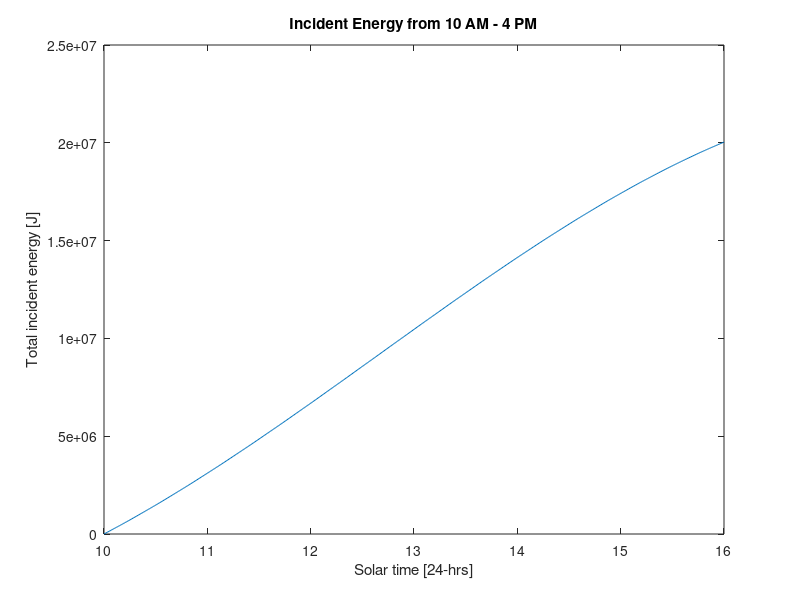

MATLAB code for this plot: (Note: this script raises an error after producing the figure.)
%% Task 2
% Problem statement:
%     surface azimuth, zeta = 200 deg.
%     tilt angle, eps = 36 deg.
%     day = 4/30/2018
%     time =10 AM to 4:00PM = 10.00 - 16.00 hrs
% *All sin/cos/tan and angle entries/calcs are in degrees

%% Initializing constants
lamb = 37.9;
zeta = 200;
eps = 36;
t = linspace(10.00, 16.00, 601); %Solar time, [hrs (decimal)]
d = 120;
A = 1310; %[W/m^2]
B = 0.18; %Unitless

%% Intermediate Calculations
a = 15*(t-12); %Hour Angle, [deg] (array)
delta = 23.44*sind(360/365.25*(d-80));
X = acosd(sind(lamb)*sind(delta)+cosd(lamb)*cosd(delta)*cosd(a));

for i = 1:length(a)
    tand_E(i) = sind(a(i))/(sind(lamb)*cosd(a(i))-cosd(lamb)*tand(delta));
    if a(i)>=0
        if tand_E(i) >= 0
            E(i) = 180 + atand(tand_E(i));
        elseif tand_E(i) < 0
            E(i) = 360 + atand(tand_E(i));
        end
    elseif a(i)<0
        if tand_E(i) >= 0
            E(i) = atand(tand_E(i));
        elseif tand_E(i) <= 0
            E(i) = 180 + atand(tand_E(i));
        end
    end
end

%% Final Calculations
% Units should be [W/m^2]

I_dn = A*exp(-B./sind(90-X));
I_d = I_dn.*(cosd(X)*cosd(eps)+ sind(eps)*sind(X).*cosd(E-zeta));

%% Time Step Verification and Integration
for j = 1:length(I_d)-1
    new(j)=abs(100*(I_d(j+1)-I_d(j))/I_d(j+1));
end

% Making a table of dI_d over dt
for i=1:length(t)-1
    dt_arr(i) = t(i+1)-t(1);
end
dI_d = new';
dt = dt_arr';
table = [dt dI_d];


Z = cumtrapz(t*3600,I_d); %Converting t from [hrs] to [s]
plot(t,Z);
xlabel("Solar time [24-hrs]");
ylabel("Total incident energy [J]");
title("Incident Energy from 10 AM - 4 PM");

disp("Total energy: " + Z(length(Z)) + " J");

%% Results

% Total incident energy: 20036071.2047 J